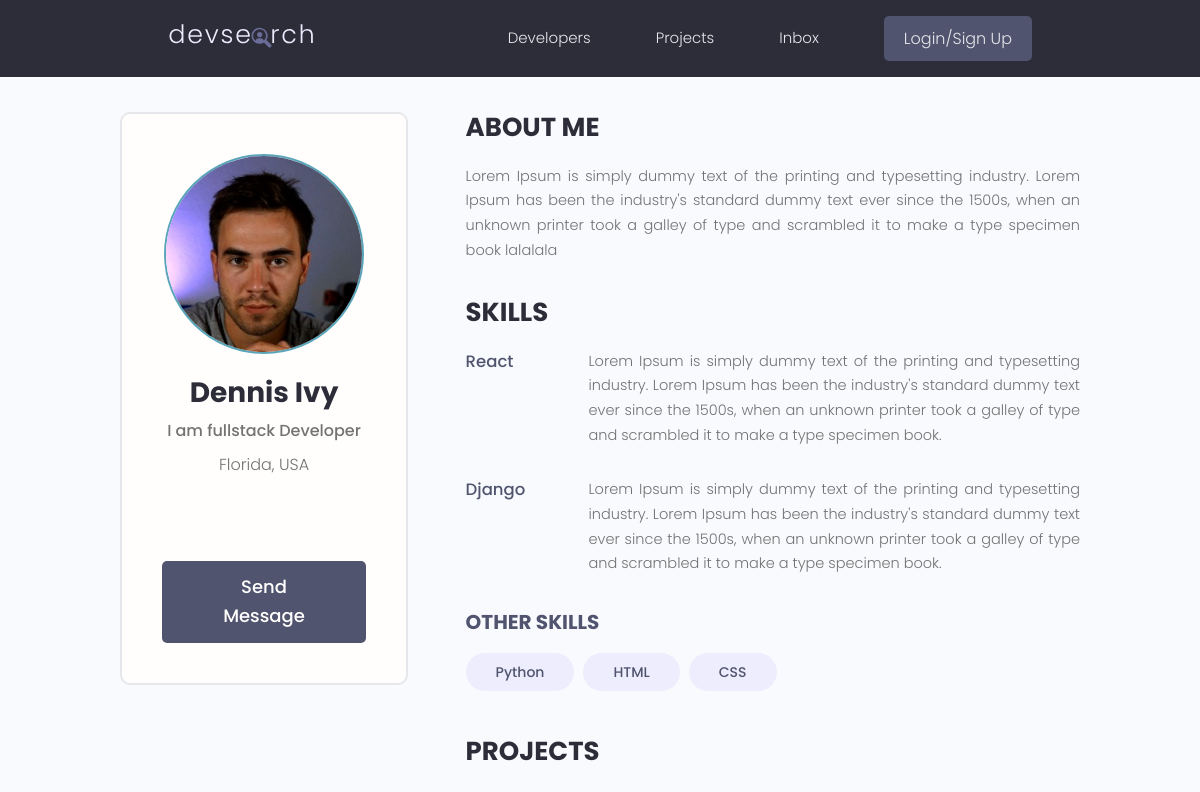
Page /profile/b8c9e65b-814f-493e-961b-2cc53a5098b9 (upper part) on the earlier database version.
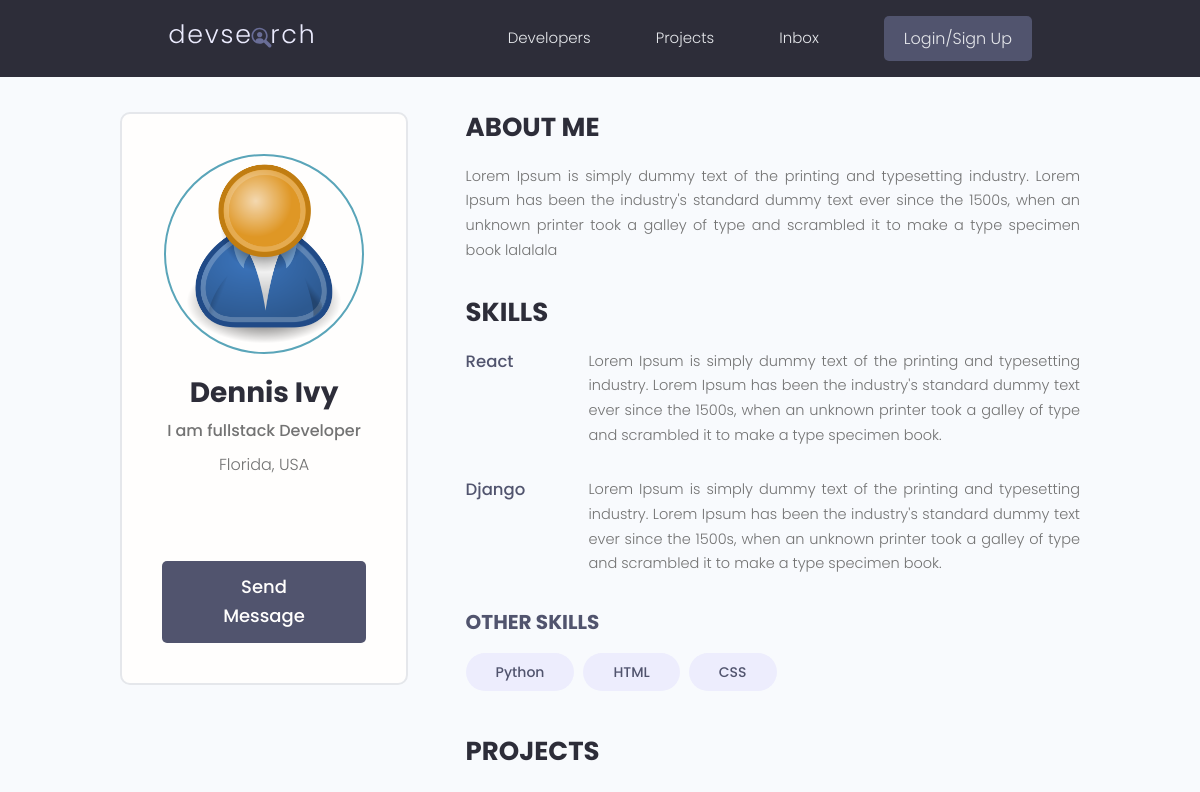
Same page on the later database version.
### users/models.py (models this page shows, shortened)
class Profile(models.Model):
    user = models.OneToOneField(User, on_delete=models.CASCADE, null=True, blank=True)
    name = models.CharField(max_length=200, blank=True, null=True)
    email = models.EmailField(max_length=500, blank=True, null=True)
    username = models.CharField(max_length=200, blank=True, null=True)
    location = models.CharField(max_length=200, blank=True, null=True)
    short_intro = models.CharField(max_length=200, blank=True, null=True)
    bio = models.TextField(blank=True, null=True)
    profile_image = models.ImageField(blank=True, null=True, upload_to='profiles/', default="profiles/user-default.png")
    social_github = models.CharField(max_length=200, blank=True, null=True)
    social_twitter = models.CharField(max_length=200, blank=True, null=True)
    social_linkedin = models.CharField(max_length=200, blank=True, null=True)
    social_youtube = models.CharField(max_length=200, blank=True, null=True)
    social_website = models.CharField(max_length=200, blank=True, null=True)
    created = models.DateTimeField(auto_now_add=True)
    id = models.UUIDField(default=uuid.uuid4, unique=True, primary_key=True, editable=False)

### users/views.py (the view)
# urls.py: path('profile/<str:pk>', views.profile, name="user-profile"),
def profile(request, pk):
    profile = Profile.objects.get(id=pk)
    topSkills = profile.skill_set.exclude(description__exact="")
    otherSkills = profile.skill_set.filter(description="")
    context = {"profile": profile, "topSkills": topSkills, "otherSkills": otherSkills}
    return render(request,'users/user-profile.html', context)

### projects/models.py (called while the page is built)
    def __str__(self):
        return self.name

### users/templates/users/user-profile.html (shortened to what this page needs)
{% extends 'main.html' %}
{% block content %}
<main class="profile my-md">
    <div class="container">
      <div class="layout">
        <div class="column column--1of3">
          <div class="card text-center">
            <div class="card__body dev">
              <img class="avatar avatar--xl" src="{{ profile.profile_image.url }}" />
              <h2 class="dev__name">{{profile.name}}</h2>
              <p class="dev__title">{{profile.short_intro}}</p>
              <p class="dev__location">{{profile.location}}</p>
              <ul class="dev__social">
              </ul>
              <a href="#" class="btn btn--sub btn--lg">Send Message </a>
            </div>
          </div>
        </div>
        <div class="column column--2of3">
          <div class="devInfo">
            <h3 class="devInfo__title">About Me</h3>
            <p class="devInfo__about">{{profile.bio}}
            </p>
          </div>
          <div class="devInfo">
            <h3 class="devInfo__title">Skills</h3>
            <div class="devInfo__skills">
              {% for topSkill in topSkills %}
              <div class="devSkill">
                <h4 class="devSkill__title">{{topSkill.name}}</h4>
                <p class="devSkill__info">{{topSkill.description}}
                </p>
              </div>
              {% endfor %}
              <h3 class="devInfo__subtitle">Other Skills</h3>
              <div class="devInfo__otherSkills">
                {% for otherSkill in otherSkills %}
                <span class="tag tag--pill tag--sub tag--lg">
                  <small>{{otherSkill.name}}</small>
                </span>
                {% endfor %}
              </div>
            </div>
          </div>
          <div class="devInfo">
            <h3 class="devInfo__title">Projects</h3>
            <div class="grid grid--two">
              {% for project in profile.project_set.all %}
              <div class="column">
              </div>
              {% endfor %}
            </div>
          </div>
        </div>
      </div>
    </div>
  </main>
{% endblock content %}

Differences in the rows shown:
changed Profile "Dennis Ivy": profile_image: picture removed, a placeholder shows
